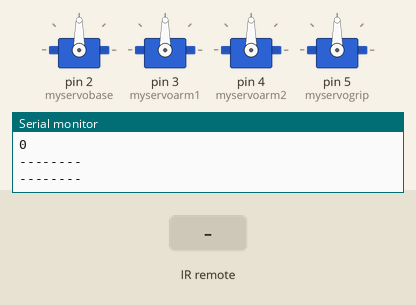
Simulated run of this sketch. Board: Arduino Uno, built with avr-gcc and run on an emulated ATmega328P. Shown: 4 × servo, the last lines printed to the serial monitor. Inputs (shaded band) come from the test bench.

Above: at 1.2 s.
1.3 s: infrared code 0xFF6897 received
At 1.87 s:
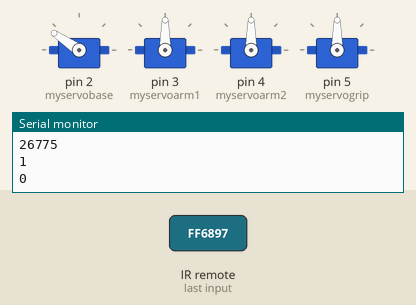
At 3.3 s:
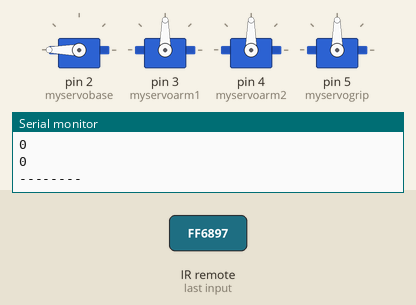
3.6 s: infrared code 0xFF30CF received
At 4.8 s:
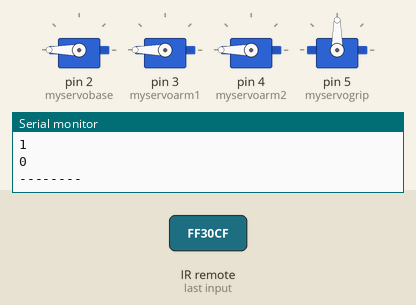
5.9 s: infrared code 0xFF18E7 received
Timing chart, 0 to 8.9 s (numbered marks = the images above; inputs shaded):
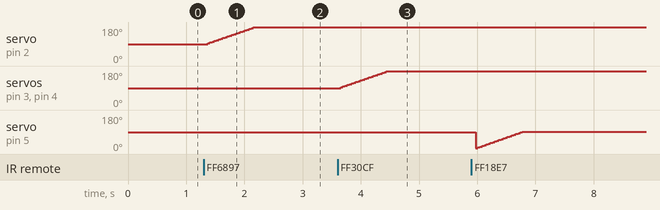

The sketch:

Robotic_Arm.ino
```cpp
#include <Servo.h>
#include <IRremote.h>

int RECV_PIN = 7;
IRrecv irrecv(RECV_PIN);
decode_results results;

Servo myservobase;
Servo myservoarm1;
Servo myservoarm2;
Servo myservogrip;

int pos1 = 90;    // variable to store the servo position
int pos2 = 90;
int pos3 = 90;
int pos4 = 0;
int multi = 4;
int value;

int status1 = 0;
int status2 = 0;
int status3 = 0;

void setup(){
  Serial.begin(9600);
  irrecv.enableIRIn();

  myservobase.attach(2);  // attaches the servo on pin 9 to the servo object
  myservoarm1.attach(3);
  myservoarm2.attach(4);
  myservogrip.attach(5);
}

void loop()
{
 if (irrecv.decode(&results)){
 value = results.value;

   switch(value){
    case 0XFF6897:
     if(status1 < 1)
      {
       status1++;
      }
     break;

    case 0xFF30CF:
     if(status2 < 1)
      {
       status2++;
      }
     break;

    case 0xFF18E7:
     if(status3 < 1)
      {
       status3++;
      }
     break;

    case 0xFF7A85:
     if(status1 > -1)
      {
       status1--;
      }
     break;

    case 0xFF10EF:
     if(status2 > -1)
      {
       status2--;
      }
     break;

    case 0xFF38C7:
     if(status3 > -1)
      {
       status3--;
      }
     break;

    case 0xFFE01F:
      if(4 < multi)
       {
        multi-=2;
       }
    break;

    case 0xFFA857:
       if(multi < 20)
       {
        multi+=2;
       }
   }
 }
   //Serial.println(pos1);
   //Serial.println(multi);
   irrecv.resume();
   Serial.println("--------");
   Serial.println(value);
   Serial.println(status1);
   Serial.println(status2);
   Serial.println(status3);
   Serial.println("--------");

   //The Spinning code lol
   if(status1 == 1)
    {
     if(pos1 <= 180)
       {
       pos1+=multi;
       myservobase.write(pos1);
       }
    }

    if(status2 == 1){
        if(pos2 <= 180)
         {
         pos2+=multi;
         pos3+=multi;
         myservoarm1.write(pos2);
         myservoarm2.write(pos3);
         delay(15);
        }
      }

     if(status3 == 1)
      {
       if(pos4 <= 90)
        {
         pos4+=multi;
         myservogrip.write(pos4);
         delay(15);
        }
      }

     if(status1 == -1)
      {
         if(pos1 >= 0)
        {
         pos1-=multi;
         myservobase.write(pos1);
         delay(15);
        }
      }

     if(status2 == -1)
      {
       if(pos2 >= 0)
        {
         pos2-=multi;
         pos3-=multi;
         myservoarm1.write(pos2);
         myservoarm2.write(pos3);
         delay(15);
        }
      }

     if(status3 == -1)
      {
       if(pos4 >= 0)
        {
         pos4-=multi;
         myservogrip.write(pos4);
         delay(15);
        }
      }


}
```

Measured:
- after the input at 1.3 s, servo on pin 2 (myservobase): moves from 90° to 180° over 0.82 s, starting after 0.07 s
- after the input at 3.6 s, servo on pin 3 (myservoarm1), servo on pin 4 (myservoarm2): moves from 90° to 180° over 0.82 s, starting after 0.05 s
